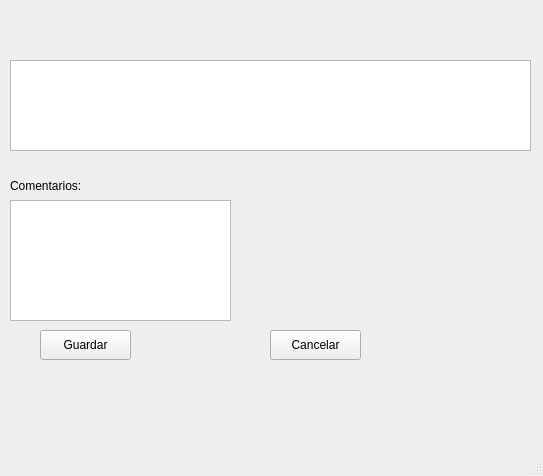
<?xml version="1.0" encoding="UTF-8"?>
<ui version="4.0">
 <class>MainWindow</class>
 <widget class="QMainWindow" name="MainWindow">
  <property name="geometry">
   <rect>
    <x>0</x>
    <y>0</y>
    <width>543</width>
    <height>476</height>
   </rect>
  </property>
  <property name="windowTitle">
   <string>MainWindow</string>
  </property>
  <widget class="QWidget" name="centralwidget">
   <widget class="QTableWidget" name="datos">
    <property name="geometry">
     <rect>
      <x>10</x>
      <y>60</y>
      <width>521</width>
      <height>91</height>
     </rect>
    </property>
   </widget>
   <widget class="QTextBrowser" name="comentarios">
    <property name="geometry">
     <rect>
      <x>10</x>
      <y>200</y>
      <width>221</width>
      <height>121</height>
     </rect>
    </property>
   </widget>
   <widget class="QLabel" name="datosAlumno">
    <property name="geometry">
     <rect>
      <x>10</x>
      <y>170</y>
      <width>121</width>
      <height>31</height>
     </rect>
    </property>
    <property name="text">
     <string>Comentarios:</string>
    </property>
   </widget>
   <widget class="QLabel" name="id">
    <property name="geometry">
     <rect>
      <x>10</x>
      <y>10</y>
      <width>381</width>
      <height>41</height>
     </rect>
    </property>
    <property name="text">
     <string/>
    </property>
   </widget>
   <widget class="QPushButton" name="btnGuardar">
    <property name="geometry">
     <rect>
      <x>40</x>
      <y>330</y>
      <width>91</width>
      <height>30</height>
     </rect>
    </property>
    <property name="text">
     <string>Guardar</string>
    </property>
   </widget>
   <widget class="QPushButton" name="btnCerrar">
    <property name="geometry">
     <rect>
      <x>270</x>
      <y>330</y>
      <width>91</width>
      <height>30</height>
     </rect>
    </property>
    <property name="text">
     <string>Cancelar</string>
    </property>
   </widget>
  </widget>
  <widget class="QMenuBar" name="menubar">
   <property name="geometry">
    <rect>
     <x>0</x>
     <y>0</y>
     <width>543</width>
     <height>27</height>
    </rect>
   </property>
  </widget>
  <widget class="QStatusBar" name="statusbar"/>
 </widget>
 <resources/>
 <connections/>
</ui>
